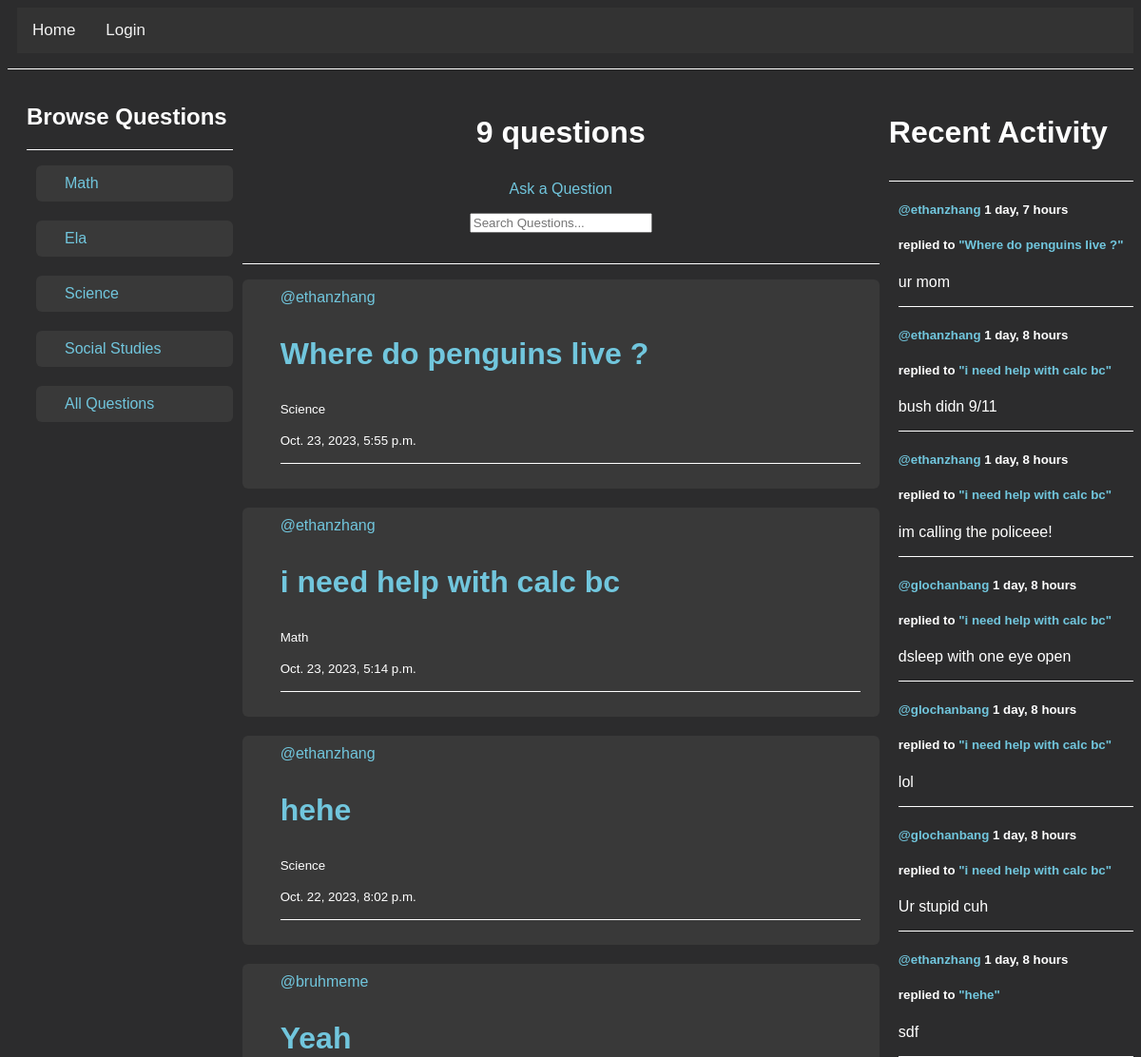
/question-list/ (upper part), run on an earlier commit of the app's database.
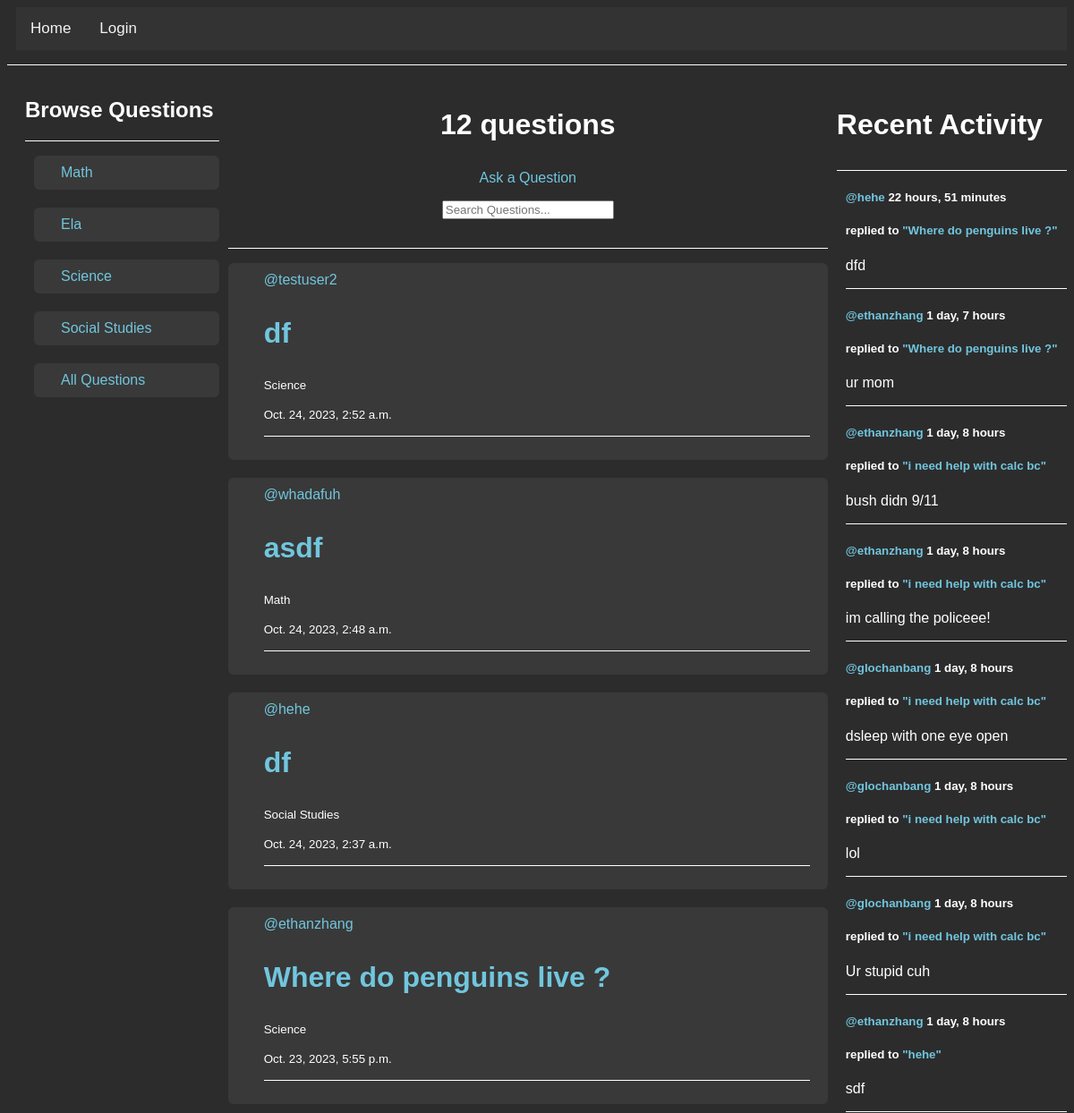
And on a later commit of the database.
### questions/models.py (models this page shows)
class Question(models.Model):
    class Subject(models.TextChoices):
        MATH = 'Math'
        SCIENCE = 'Science'
        SOCIAL_STUDIES = 'Social Studies'
        ELA = 'Ela'
    author = models.ForeignKey(User, on_delete=models.SET_NULL, null=True)
    title = models.CharField(max_length=200)
    subject = models.CharField(max_length=20, choices = Subject.choices, null=False, blank=False )
    description = models.TextField(null=True, blank=True)
    participants = models.ManyToManyField(User, related_name='participants', blank=True)
    updated = models.DateTimeField(auto_now=True)
    created = models.DateTimeField(auto_now_add=True)
    def __str__(self):
        return self.title

class Response(models.Model):
    user = models.ForeignKey(User, on_delete=models.SET_NULL, null=True)
    question = models.ForeignKey(Question, on_delete=models.CASCADE)
    body = models.TextField()
    created = models.DateTimeField(auto_now_add=True)
    class Meta:
        ordering = ['-created']
    def __str__(self):
        return self.body[0:30]

### questions/views.py (the view)
# urls.py: path('question-list/', listQuestions, name='list-questions'),
def listQuestions(request):
    q = request.GET.get('q') if request.GET.get('q') != None else ''
    questions = Question.objects.filter(
        Q(subject__icontains = q) |
        Q(title__icontains = q) |
        Q(description__icontains = q)
        ).order_by('-created')
    count = Question.objects.count()
    responses = Response.objects.filter(Q(question__subject__icontains = q))
    context = {
        'questions': questions,
        'questions_count': count,
        'responses': responses
    }
    return render(request, 'questions/questions_list.html', context)

### questions/templates/questions/questions_list.html (shortened to what this page needs)
{% extends 'main.html' %}
{% block content %}
<div class="home-container">
    <article >
        <div class="media-body">
            <h2>Browse Questions</h2>
            <hr>
            <div class="media content-section">
                <a href="{% url 'list-questions' %}?q=Math">Math</a>
            </div>
            <div class="media content-section">
                <a href="{% url 'list-questions' %}?q=Ela">Ela</a>
            </div>
            <div class="media content-section">
                <a href="{% url 'list-questions' %}?q=Science">Science</a>
            </div>
            <div class="media content-section">
                <a href="{% url 'list-questions' %}?q=Social Studies">Social Studies</a>
            </div>
            <div class="media content-section">
                <a href="{% url 'list-questions' %}">All Questions</a>
            </div>
        </div>
    </article>
    <div>
        <center><h3>{{questions_count}} questions</h3></center>
        <center><a class="btn btn-outline-info mb-4" href="{% url 'create-question' %}">Ask a Question</a></center>
        <form method="GET" action="">
            <center><input type="text" name="q" placeholder="Search Questions..."></center>
        </form>
        <hr>
        {% include 'questions/feed_component.html' %}
    </div>
    <div>
        {% include 'questions/activity_component.html' %}
    </div>
</div>
{% endblock content %}

### questions/templates/questions/feed_component.html (shortened to what this page needs)
{% for question in questions %}
    <article class="media content-section">
            <div class = "media-body">
                <a href="{% url 'profile' question.author.id %}">@{{question.author.username}}</a>
                <h3><a href="{% url 'question' question.id %}">{{ question.title }}</a></h3>
                <small>{{question.subject}}</small><br><br>
                <small>{{ question.created }}</small>
                <hr>
            </div>
    </article>
{% endfor %}

### questions/templates/questions/activity_component.html
<h3>Recent Activity</h3>
<hr>
{% for message in responses %}
    <article classs="media content-section">
        <div class="media-body">
            <h5><a href="{% url 'profile' message.user.id %}">@{{ message.user }}</a> {{ message.created|timesince }}</h5>
            <h5>replied to <a href="{% url 'question' message.question.id %}">"{{ message.question }}"</a></h5>
            <p>{{ message }}</p>
            <hr>
        </div>
    </article>
{% endfor %}

What changed in the data, as far as the page shows it:
no longer on this page (row unchanged): Question: author.username "ethanzhang", title "i need help with calc bc", subject "Math", created "Oct. 23, 2023, 5:14 p.m."
no longer on this page (row unchanged): Question: author.username "ethanzhang", title "hehe", subject "Science", created "Oct. 22, 2023, 8:02 p.m."
no longer on this page (row unchanged): Question: author.username "bruhmeme", title "Yeah"
added Question: author.username "testuser2", title "df", subject "Science", created "Oct. 24, 2023, 2:52 a.m."
added Question: author.username "whadafuh", title "asdf", subject "Math", created "Oct. 24, 2023, 2:48 a.m."
added Question: author.username "hehe", title "df", subject "Social Studies", created "Oct. 24, 2023, 2:37 a.m."
added Response: user "hehe", created "22 hours, 51 minutes", question "Where do penguins live ?", body "dfd"
Also different on the page:
{{ questions_count }}: "9" → "12"
